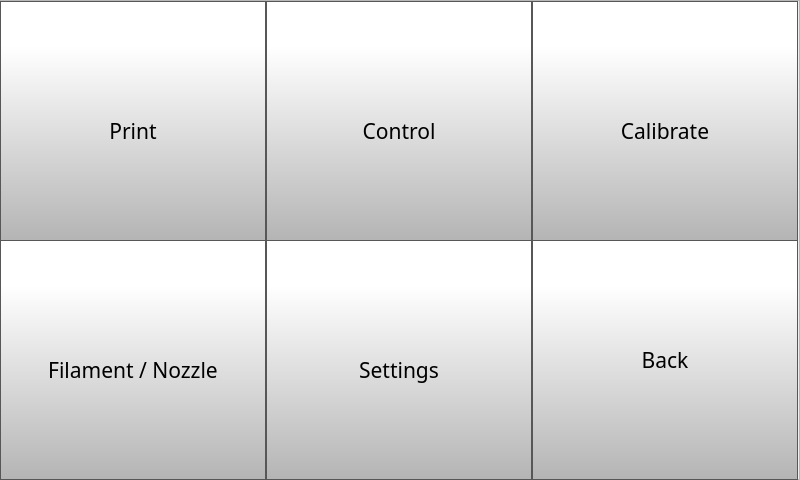
<?xml version="1.0" encoding="UTF-8"?>
<ui version="4.0">
 <class>menu_screen</class>
 <widget class="QWidget" name="menu_screen">
  <property name="geometry">
   <rect>
    <x>0</x>
    <y>0</y>
    <width>800</width>
    <height>480</height>
   </rect>
  </property>
  <property name="windowTitle">
   <string>Form</string>
  </property>
  <widget class="QFrame" name="frame">
   <property name="geometry">
    <rect>
     <x>-1</x>
     <y>0</y>
     <width>801</width>
     <height>480</height>
    </rect>
   </property>
   <property name="frameShape">
    <enum>QFrame::StyledPanel</enum>
   </property>
   <property name="frameShadow">
    <enum>QFrame::Raised</enum>
   </property>
   <layout class="QGridLayout" name="gridLayout">
    <property name="leftMargin">
     <number>0</number>
    </property>
    <property name="topMargin">
     <number>0</number>
    </property>
    <property name="rightMargin">
     <number>0</number>
    </property>
    <property name="bottomMargin">
     <number>0</number>
    </property>
    <property name="spacing">
     <number>0</number>
    </property>
    <item row="0" column="0">
     <widget class="QToolButton" name="menuPrintButton">
      <property name="minimumSize">
       <size>
        <width>266</width>
        <height>240</height>
       </size>
      </property>
      <property name="font">
       <font>
        <family>Gotham</family>
        <pointsize>16</pointsize>
       </font>
      </property>
      <property name="styleSheet">
       <string notr="true">QToolButton {
	padding-top: 20px;
     border: 1px solid rgb(87, 87, 87);
	background-color: qlineargradient(spread:pad, x1:0, y1:1, x2:0, y2:0.188, stop:0 rgba(180, 180, 180, 255), stop:1 rgba(255, 255, 255, 255));



}

QToolButton:pressed {
    background-color: qlineargradient(x1: 0, y1: 0, x2: 0, y2: 1,
                                      stop: 0 #dadbde, stop: 1 #f6f7fa);
}

QToolButton:flat {
    border: none; /* no border for a flat push button */
}

QToolButton:default {
    border-color: navy; /* make the default button prominent */
}</string>
      </property>
      <property name="text">
       <string>Print</string>
      </property>
      <property name="icon">
       <iconset resource="../resources/resource.qrc">
        <normaloff>:/Icons/img/icons/printer.png</normaloff>:/Icons/img/icons/printer.png</iconset>
      </property>
      <property name="iconSize">
       <size>
        <width>150</width>
        <height>150</height>
       </size>
      </property>
      <property name="checkable">
       <bool>false</bool>
      </property>
      <property name="toolButtonStyle">
       <enum>Qt::ToolButtonTextUnderIcon</enum>
      </property>
     </widget>
    </item>
    <item row="0" column="1">
     <widget class="QToolButton" name="menuControlButton">
      <property name="minimumSize">
       <size>
        <width>266</width>
        <height>240</height>
       </size>
      </property>
      <property name="font">
       <font>
        <family>Gotham</family>
        <pointsize>16</pointsize>
       </font>
      </property>
      <property name="styleSheet">
       <string notr="true">QToolButton {
padding-top: 20px;
     border: 1px solid rgb(87, 87, 87);
	background-color: qlineargradient(spread:pad, x1:0, y1:1, x2:0, y2:0.188, stop:0 rgba(180, 180, 180, 255), stop:1 rgba(255, 255, 255, 255));

}

QToolButton:pressed {
    background-color: qlineargradient(x1: 0, y1: 0, x2: 0, y2: 1,
                                      stop: 0 #dadbde, stop: 1 #f6f7fa);
}

QToolButton:flat {
    border: none; /* no border for a flat push button */
}

QToolButton:default {
    border-color: navy; /* make the default button prominent */
}</string>
      </property>
      <property name="text">
       <string>Control</string>
      </property>
      <property name="icon">
       <iconset resource="../resources/resource.qrc">
        <normaloff>:/Icons/img/icons/settings-1.png</normaloff>:/Icons/img/icons/settings-1.png</iconset>
      </property>
      <property name="iconSize">
       <size>
        <width>150</width>
        <height>150</height>
       </size>
      </property>
      <property name="checkable">
       <bool>false</bool>
      </property>
      <property name="toolButtonStyle">
       <enum>Qt::ToolButtonTextUnderIcon</enum>
      </property>
     </widget>
    </item>
    <item row="0" column="2">
     <widget class="QToolButton" name="menuCalibrateButton">
      <property name="minimumSize">
       <size>
        <width>266</width>
        <height>240</height>
       </size>
      </property>
      <property name="font">
       <font>
        <family>Gotham</family>
        <pointsize>16</pointsize>
       </font>
      </property>
      <property name="styleSheet">
       <string notr="true">QToolButton {
padding-top: 20px;
     border: 1px solid rgb(87, 87, 87);
	background-color: qlineargradient(spread:pad, x1:0, y1:1, x2:0, y2:0.188, stop:0 rgba(180, 180, 180, 255), stop:1 rgba(255, 255, 255, 255));

}

QToolButton:pressed {
    background-color: qlineargradient(x1: 0, y1: 0, x2: 0, y2: 1,
                                      stop: 0 #dadbde, stop: 1 #f6f7fa);
}

QToolButton:flat {
    border: none; /* no border for a flat push button */
}

QToolButton:default {
    border-color: navy; /* make the default button prominent */
}</string>
      </property>
      <property name="text">
       <string>Calibrate</string>
      </property>
      <property name="icon">
       <iconset resource="../resources/resource.qrc">
        <normaloff>:/Icons/img/icons/reload.png</normaloff>:/Icons/img/icons/reload.png</iconset>
      </property>
      <property name="iconSize">
       <size>
        <width>150</width>
        <height>150</height>
       </size>
      </property>
      <property name="checkable">
       <bool>false</bool>
      </property>
      <property name="toolButtonStyle">
       <enum>Qt::ToolButtonTextUnderIcon</enum>
      </property>
     </widget>
    </item>
    <item row="1" column="0" rowspan="2">
     <widget class="QToolButton" name="menuCartButton">
      <property name="minimumSize">
       <size>
        <width>266</width>
        <height>240</height>
       </size>
      </property>
      <property name="font">
       <font>
        <family>Gotham</family>
        <pointsize>16</pointsize>
       </font>
      </property>
      <property name="styleSheet">
       <string notr="true">QToolButton {
padding-top: 20px;
     border: 1px solid rgb(87, 87, 87);
	background-color: qlineargradient(spread:pad, x1:0, y1:1, x2:0, y2:0.188, stop:0 rgba(180, 180, 180, 255), stop:1 rgba(255, 255, 255, 255));

}

QToolButton:pressed {
    background-color: qlineargradient(x1: 0, y1: 0, x2: 0, y2: 1,
                                      stop: 0 #dadbde, stop: 1 #f6f7fa);
}

QToolButton:flat {
    border: none; /* no border for a flat push button */
}

QToolButton:default {
    border-color: navy; /* make the default button prominent */
}</string>
      </property>
      <property name="text">
       <string>Filament / Nozzle</string>
      </property>
      <property name="icon">
       <iconset resource="../resources/resource.qrc">
        <normaloff>:/Icons/img/icons/filamentNozzleMenuIcon.png</normaloff>:/Icons/img/icons/filamentNozzleMenuIcon.png</iconset>
      </property>
      <property name="iconSize">
       <size>
        <width>150</width>
        <height>150</height>
       </size>
      </property>
      <property name="checkable">
       <bool>false</bool>
      </property>
      <property name="toolButtonStyle">
       <enum>Qt::ToolButtonTextUnderIcon</enum>
      </property>
      <property name="autoRaise">
       <bool>false</bool>
      </property>
     </widget>
    </item>
    <item row="1" column="1" rowspan="2" colspan="2">
     <widget class="QToolButton" name="menuSettingsButton">
      <property name="minimumSize">
       <size>
        <width>266</width>
        <height>240</height>
       </size>
      </property>
      <property name="font">
       <font>
        <family>Gotham</family>
        <pointsize>16</pointsize>
       </font>
      </property>
      <property name="styleSheet">
       <string notr="true">QToolButton {
padding-top: 20px;
     border: 1px solid rgb(87, 87, 87);
	background-color: qlineargradient(spread:pad, x1:0, y1:1, x2:0, y2:0.188, stop:0 rgba(180, 180, 180, 255), stop:1 rgba(255, 255, 255, 255));

}

QToolButton:pressed {
    background-color: qlineargradient(x1: 0, y1: 0, x2: 0, y2: 1,
                                      stop: 0 #dadbde, stop: 1 #f6f7fa);
}

QToolButton:flat {
    border: none; /* no border for a flat push button */
}

QToolButton:default {
    border-color: navy; /* make the default button prominent */
}</string>
      </property>
      <property name="text">
       <string>Settings</string>
      </property>
      <property name="icon">
       <iconset resource="../resources/resource.qrc">
        <normaloff>:/Icons/img/icons/settings.png</normaloff>:/Icons/img/icons/settings.png</iconset>
      </property>
      <property name="iconSize">
       <size>
        <width>150</width>
        <height>150</height>
       </size>
      </property>
      <property name="checkable">
       <bool>false</bool>
      </property>
      <property name="toolButtonStyle">
       <enum>Qt::ToolButtonTextUnderIcon</enum>
      </property>
     </widget>
    </item>
    <item row="2" column="2">
     <widget class="QPushButton" name="menuBackButton">
      <property name="minimumSize">
       <size>
        <width>266</width>
        <height>240</height>
       </size>
      </property>
      <property name="font">
       <font>
        <family>Gotham</family>
        <pointsize>16</pointsize>
       </font>
      </property>
      <property name="styleSheet">
       <string notr="true">QPushButton {
     border: 1px solid rgb(87, 87, 87);
	background-color: qlineargradient(spread:pad, x1:0, y1:1, x2:0, y2:0.188, stop:0 rgba(180, 180, 180, 255), stop:1 rgba(255, 255, 255, 255));

}

QPushButton:pressed {
    background-color: qlineargradient(x1: 0, y1: 0, x2: 0, y2: 1,
                                      stop: 0 #dadbde, stop: 1 #f6f7fa);
}

QPushButton:flat {
    border: none; /* no border for a flat push button */
}

QPushButton:default {
    border-color: navy; /* make the default button prominent */
}</string>
      </property>
      <property name="text">
       <string>Back</string>
      </property>
      <property name="icon">
       <iconset resource="../resources/resource.qrc">
        <normaloff>:/Navigation/img/Navigation/arrows-4.png</normaloff>:/Navigation/img/Navigation/arrows-4.png</iconset>
      </property>
      <property name="iconSize">
       <size>
        <width>150</width>
        <height>150</height>
       </size>
      </property>
      <property name="checkable">
       <bool>false</bool>
      </property>
     </widget>
    </item>
   </layout>
   <zorder>menuCartButton</zorder>
   <zorder>menuPrintButton</zorder>
   <zorder>menuCalibrateButton</zorder>
   <zorder>menuControlButton</zorder>
   <zorder>menuSettingsButton</zorder>
   <zorder>menuBackButton</zorder>
  </widget>
 </widget>
 <resources>
  <include location="../resources/resource.qrc"/>
 </resources>
 <connections/>
</ui>
